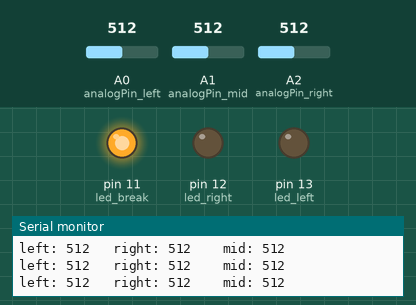
This sketch was run on a simulated Arduino Uno, built with avr-gcc and run on an emulated ATmega328P. On the bench: output pins drawn as LEDs (lit = HIGH), the last lines printed to the serial monitor. The inputs (shaded band) are chosen by the test bench; at power-on: A0 (analogPin_left) = 512, A1 (analogPin_mid) = 512, A2 (analogPin_right) = 512.

Above: at 1.2 s.
1.3 s: A0 (analogPin_left) set to 683
4.3 s: A0 (analogPin_left) set to 717
At 5.5 s:
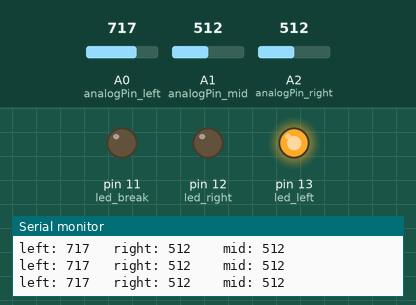
5.8 s: A1 (analogPin_mid) set to 689
8.8 s: A1 (analogPin_mid) set to 715
At 9.6 s:
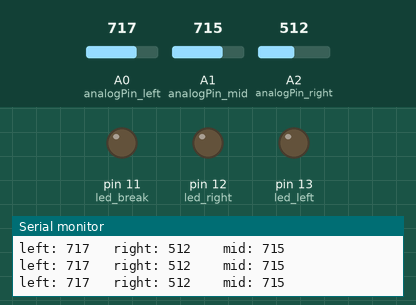
10.3 s: A2 (analogPin_right) set to 107
13.3 s: A2 (analogPin_right) set to 88
Timing chart, 0 to 16.3 s (numbered marks = the images above; inputs shaded):
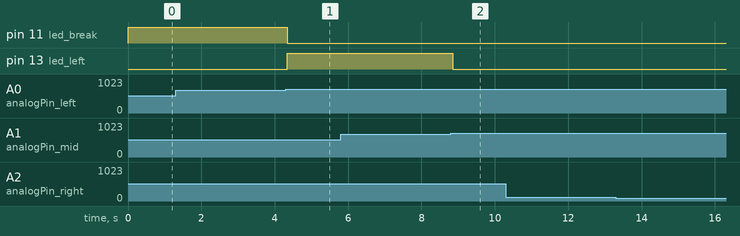

The sketch:

16_IR.ino
```cpp
// potentiometer wiper (middle terminal) connected to analog pin 3
int analogPin_left =A0;
int analogPin_mid =A1;
int analogPin_right =A2;
// outside leads to ground and +5V
int val_left = 0; // variable to store the value read
int val_mid = 0;
int val_right = 0;
//
int led_left = 13;
int led_right = 12;
int led_break = 11;
//
String left ="left: ";
String right ="   right: ";
String mid="    mid: ";
//
int distance = 700;
void setup()
{
//
Serial.begin(9600);
// setup serial
pinMode(analogPin_left,INPUT);
pinMode(analogPin_mid,INPUT);
pinMode(analogPin_right,INPUT);
//
pinMode(led_left,OUTPUT);
pinMode(led_right,OUTPUT);
pinMode(led_break,OUTPUT);
}
void loop()
{
val_left = analogRead(analogPin_left); // read the input pin
val_mid = analogRead(analogPin_mid);
val_right = analogRead(analogPin_right);

Serial.print(left);
Serial.print(val_left);
Serial.print(right);
Serial.print(val_right);
Serial.print(mid);
Serial.print(val_mid);
Serial.print("\n");

if(val_left < distance && val_mid < distance)
  digitalWrite(led_right,HIGH);
else
    digitalWrite(led_right,LOW);

if(val_right < distance && val_mid < distance)
  digitalWrite(led_left,HIGH);
else
  digitalWrite(led_left,LOW);

if(val_left < distance && val_right < distance && val_mid < distance)
{
  digitalWrite(led_break,HIGH);
  digitalWrite(led_left,LOW);
  digitalWrite(led_right,LOW);
}
else
  digitalWrite(led_break,LOW);
}
```

Measured:
- the behaviour switches between 699 and 700 on A0 (analogPin_left) (found by bisection; images 0 and 1)
- the behaviour switches between 699 and 700 on A1 (analogPin_mid) (found by bisection; images 1 and 2)
- after the input at 4.3 s, pin 11 (led_break): HIGH → LOW at once; pin 13 (led_left): LOW → HIGH at once
- after the input at 8.8 s, pin 13 (led_left): HIGH → LOW after 0.05 s
